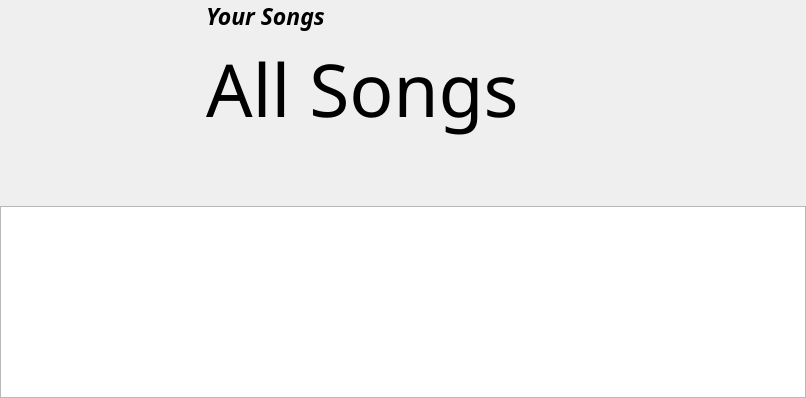
          <widget class="QWidget" name="tabAllSongs">
           <attribute name="title">
            <string>All Songs</string>
           </attribute>
           <layout class="QVBoxLayout" name="verticalLayout2">
            <property name="leftMargin">
             <number>0</number>
            </property>
            <property name="topMargin">
             <number>0</number>
            </property>
            <property name="rightMargin">
             <number>0</number>
            </property>
            <property name="bottomMargin">
             <number>0</number>
            </property>
            <item>
             <layout class="QHBoxLayout" name="hlAllSongDetail">
              <item>
               <widget class="QFrame" name="frAllSongsIcon">
                <property name="minimumSize">
                 <size>
                  <width>200</width>
                  <height>200</height>
                 </size>
                </property>
                <property name="maximumSize">
                 <size>
                  <width>200</width>
                  <height>200</height>
                 </size>
                </property>
                <property name="frameShape">
                 <enum>QFrame::NoFrame</enum>
                </property>
                <property name="frameShadow">
                 <enum>QFrame::Plain</enum>
                </property>
                <property name="lineWidth">
                 <number>0</number>
                </property>
                <layout class="QGridLayout" name="glAllSongDetailIcon">
                 <property name="leftMargin">
                  <number>0</number>
                 </property>
                 <property name="topMargin">
                  <number>0</number>
                 </property>
                 <property name="rightMargin">
                  <number>0</number>
                 </property>
                 <property name="bottomMargin">
                  <number>0</number>
                 </property>
                 <item row="0" column="0">
                  <widget class="QLabel" name="labelAllSongIcon">
                   <property name="minimumSize">
                    <size>
                     <width>200</width>
                     <height>200</height>
                    </size>
                   </property>
                   <property name="maximumSize">
                    <size>
                     <width>200</width>
                     <height>200</height>
                    </size>
                   </property>
                   <property name="font">
                    <font>
                     <family>Trebuchet MS</family>
                     <pointsize>15</pointsize>
                     <weight>75</weight>
                     <italic>true</italic>
                     <bold>true</bold>
                    </font>
                   </property>
                   <property name="styleSheet">
                    <string notr="true">background-image: url(:/images/AllSongs.png);</string>
                   </property>
                   <property name="text">
                    <string/>
                   </property>
                   <property name="scaledContents">
                    <bool>true</bool>
                   </property>
                   <property name="alignment">
                    <set>Qt::AlignCenter</set>
                   </property>
                  </widget>
                 </item>
                </layout>
               </widget>
              </item>
              <item>
               <widget class="QFrame" name="frAllSongDetailDetail">
                <property name="minimumSize">
                 <size>
                  <width>600</width>
                  <height>200</height>
                 </size>
                </property>
                <property name="maximumSize">
                 <size>
                  <width>16777215</width>
                  <height>200</height>
                 </size>
                </property>
                <property name="frameShape">
                 <enum>QFrame::NoFrame</enum>
                </property>
                <property name="frameShadow">
                 <enum>QFrame::Plain</enum>
                </property>
                <property name="lineWidth">
                 <number>0</number>
                </property>
                <layout class="QGridLayout" name="glAllSongDetail">
                 <property name="leftMargin">
                  <number>0</number>
                 </property>
                 <property name="topMargin">
                  <number>0</number>
                 </property>
                 <property name="rightMargin">
                  <number>0</number>
                 </property>
                 <property name="bottomMargin">
                  <number>0</number>
                 </property>
                 <item row="1" column="0">
                  <widget class="QLabel" name="labelAllSongDetailName">
                   <property name="font">
                    <font>
                     <family>Trebuchet MS</family>
                     <pointsize>55</pointsize>
                    </font>
                   </property>
                   <property name="text">
                    <string>All Songs</string>
                   </property>
                  </widget>
                 </item>
                 <item row="2" column="0">
                  <spacer name="verticalSpacer02">
                   <property name="orientation">
                    <enum>Qt::Vertical</enum>
                   </property>
                   <property name="sizeHint" stdset="0">
                    <size>
                     <width>20</width>
                     <height>40</height>
                    </size>
                   </property>
                  </spacer>
                 </item>
                 <item row="0" column="0">
                  <widget class="QLabel" name="labelAllSongDetailAllSongs">
                   <property name="font">
                    <font>
                     <family>Trebuchet MS</family>
                     <pointsize>17</pointsize>
                     <weight>75</weight>
                     <italic>true</italic>
                     <bold>true</bold>
                    </font>
                   </property>
                   <property name="text">
                    <string>Your Songs</string>
                   </property>
                  </widget>
                 </item>
                </layout>
               </widget>
              </item>
             </layout>
            </item>
            <item>
             <widget class="QTableView" name="allSongsList">
              <property name="alternatingRowColors">
               <bool>true</bool>
              </property>
             </widget>
            </item>
           </layout>
          </widget>
